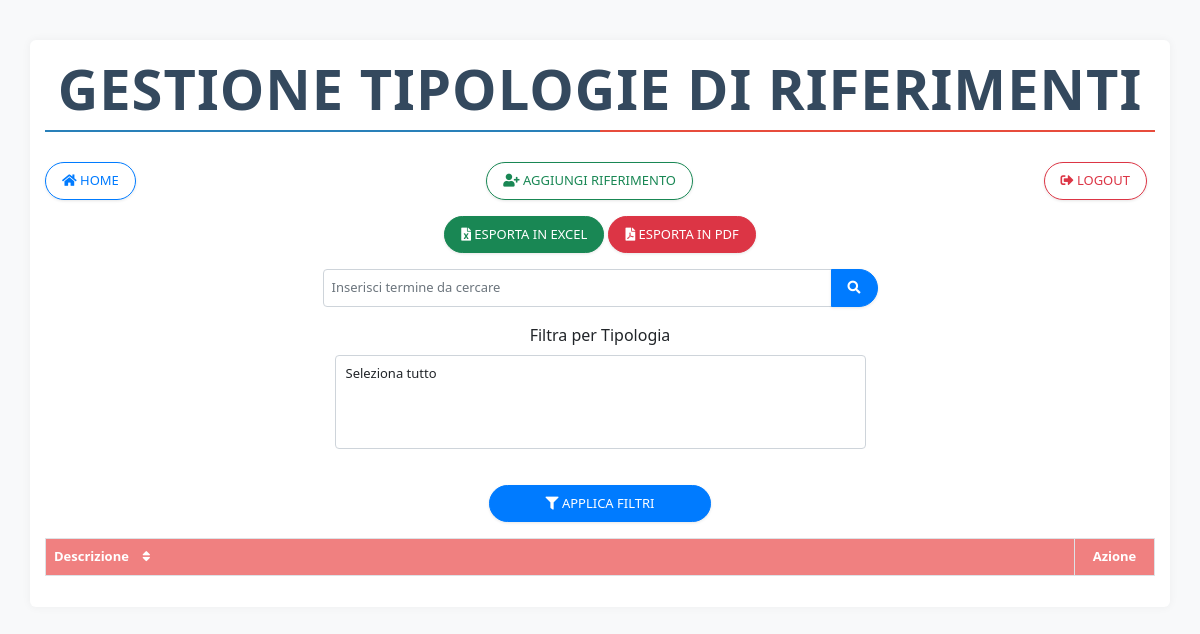
The page /php/tipologie_riferimenti.php (signed in) on the database as committed earlier.
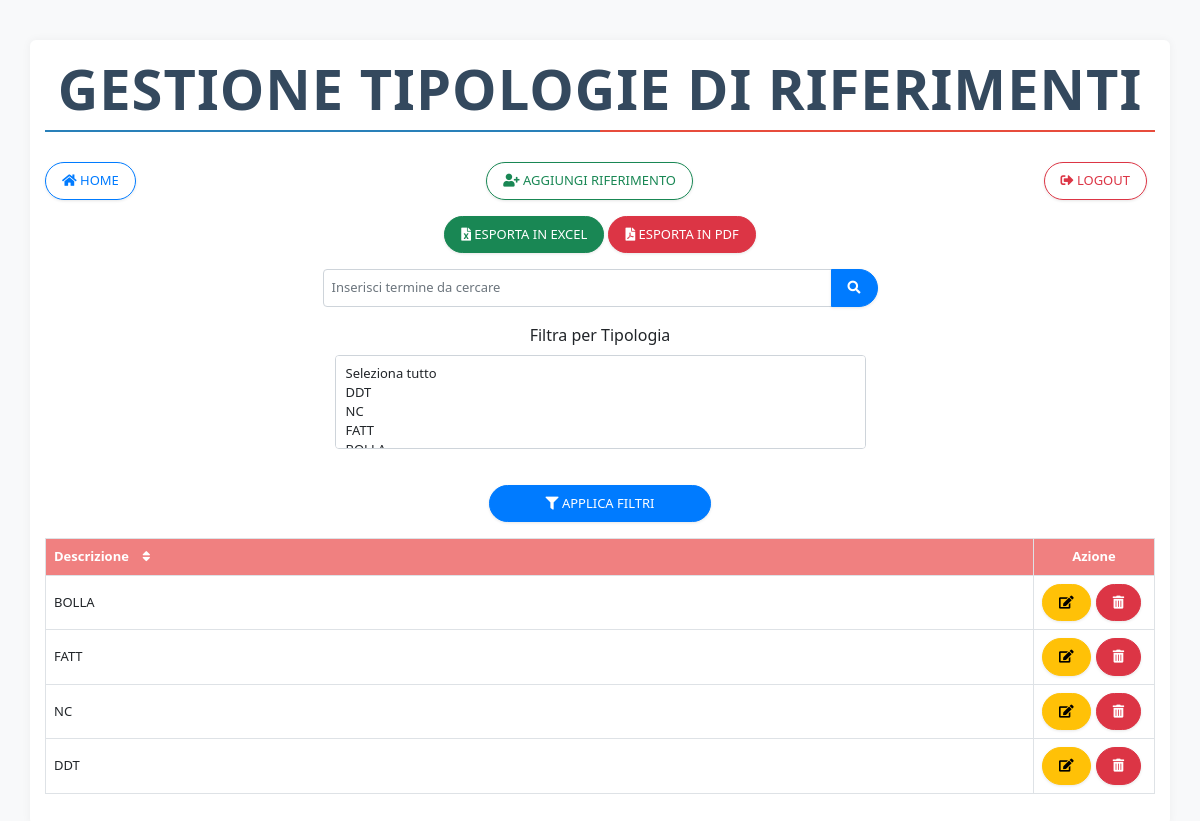
The same page on the database as committed later.
### tables this page shows
CREATE TABLE `tipologieriferimenti` (
  `idtipologia_rif` int(11) NOT NULL AUTO_INCREMENT,
  `descr_rif` varchar(100) NOT NULL,
  PRIMARY KEY (`idtipologia_rif`)
);

### php/tipologie_riferimenti.php (the view, shortened to what this page needs)
<?php
include_once("connection.php");
$descrQuery = "SELECT DISTINCT descr_rif FROM tipologieriferimenti";
$descrResult = mysqli_query($mysqli, $descrQuery);
$query = "SELECT * FROM tipologieriferimenti";
$query .= " ORDER BY idtipologia_rif DESC";
$result = mysqli_query($mysqli, $query);
?>
<!DOCTYPE html>
<html lang="en">
<head>
    <link href="https://cdn.jsdelivr.net/npm/bootstrap@5.3.0-alpha1/dist/css/bootstrap.min.css" rel="stylesheet">
    <link rel="stylesheet" href="https://cdnjs.cloudflare.com/ajax/libs/font-awesome/5.15.4/css/all.min.css">
    <link rel="stylesheet" href="style.css">
</head>
<body id="gestione-fornitore">
    <div class="container">
        <h1 class="text-center display-4 mb-4">Gestione Tipologie di Riferimenti</h1>
        <div class="d-flex justify-content-between mb-3">
            <a href="index.php" class="btn btn-outline-light"><i class="fas fa-home"></i> Home</a>
            <button class="btn btn-outline-success" data-bs-toggle="modal" data-bs-target="#addModal"><i class="fas fa-user-plus"></i> Aggiungi Riferimento</button>
            <a href="logout.php" class="btn btn-outline-danger"><i class="fas fa-sign-out-alt"></i> Logout</a>
        </div>
		<?php
		$queryString = $_SERVER['QUERY_STRING'];
		?>
		<div class="mb-3 text-center">
			<a href="javascript:void(0)" class="btn btn-success" onclick="exportToExcel('<?php echo $queryString; ?>')"><i class="fas fa-file-excel"></i> Esporta in Excel</a>
			<a href="javascript:void(0)" class="btn btn-danger" onclick="exportToPDF('<?php echo $queryString; ?>')"><i class="fas fa-file-pdf"></i> Esporta in PDF</a>
		</div>
        <form action="tipologie_riferimenti.php" method="GET" class="mb-3 text-center">
            <div class="input-group w-50 mx-auto">
                <input type="text" name="search" class="form-control" id="search" placeholder="Inserisci termine da cercare">
                <button type="submit" class="btn btn-primary"><i class="fas fa-search"></i></button>
            </div>
        </form>
        <form id="filterForm" action="tipologie_riferimenti.php" method="GET" class="mb-3">
            <div class="row">
                <div class="col-md-6">
                    <label for="descr_rif" class="form-label">Filtra per Tipologia</label>
					<select name="descr_rif[]" class="form-select" multiple id="descr_rifSelect">
						<option value="select_all" data-select-all>Seleziona tutto</option>
						<?php while ($descr_rifRow = mysqli_fetch_assoc($descrResult)) { ?>
							<option value="<?php echo htmlspecialchars($descr_rifRow['descr_rif']); ?>">
							</option>
						<?php } ?>
					</select>
                </div>
            </div>
            <button type="submit" class="btn btn-primary mt-3"><i class="fas fa-filter"></i> Applica Filtri</button>
        </form>
        <table class="table table-hover table-bordered">
            <thead>
                <tr>
                    <th onclick="sortTable(0, this)">Descrizione <span class="sort-icon"><i class="fas fa-sort"></i></span></th>
                    <th class="action-column">Azione</th>
                </tr>
            </thead>
            <tbody>
                <?php while ($row = mysqli_fetch_assoc($result)) { ?>
                    <tr>
                        <td><?php echo htmlspecialchars($row['descr_rif']); ?></td>
                        <td class="action-column">
                            <div class="d-flex justify-content-end">
                                <button class="btn btn-warning" data-bs-toggle="modal" data-bs-target="#editModal<?php echo $row['idtipologia_rif']; ?>"><i class="fas fa-edit"></i></button>
                                <a href="tipologie_riferimenti.php?delete_id=<?php echo $row['idtipologia_rif']; ?>" class="btn btn-danger" onclick="return confirm('Sei sicuro di voler eliminare questo riferimento?');"><i class="fas fa-trash-alt"></i></a>
                            </div>
                        </td>
                    </tr>
                <?php } ?>
            </tbody>
        </table>
    </div>
</body>
</html>

Rows that differ between the two databases and show on the page:
added tipologieriferimenti: descr_rif "BOLLA"
added tipologieriferimenti: descr_rif "FATT"
added tipologieriferimenti: descr_rif "NC"
added tipologieriferimenti: descr_rif "DDT"
Other text that changed with them:
form field value: "Seleziona tutto" → "Seleziona tutto / DDT / NC / FATT"
